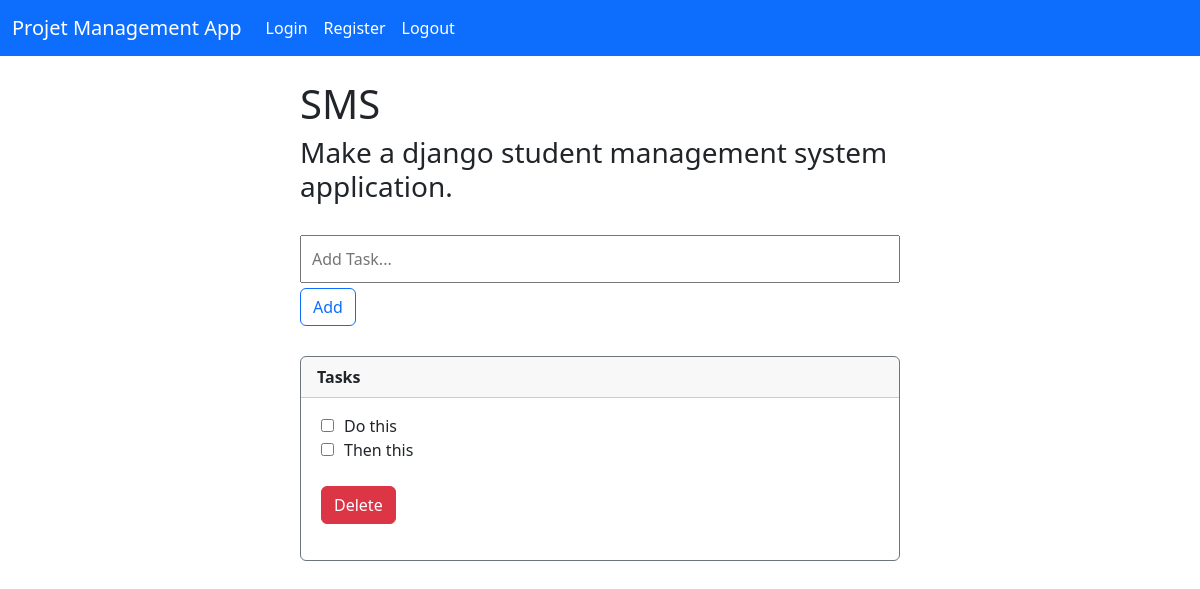
The page /tasks/2/ (signed in) on the database its author committed.
### pro/models.py (models this page shows, shortened)
class Pro_add(models.Model):
    Project_Title = models.CharField(max_length=100)
    Project_Description = models.CharField(max_length=300)
    created = models.DateTimeField(auto_now_add=True)
    complete = models.BooleanField(default=False)
    deadline = models.DateField(null=True, default=None)

class task_add(models.Model):
    open = models.ForeignKey(Pro_add, null=True, blank= True, on_delete=models.CASCADE, related_name="task_add")
    task = models.CharField(max_length=200)
    complete = models.BooleanField(default=False)
    created = models.DateTimeField(auto_now_add=True)
    def __str__(self):
        return f"{self.task}"

### pro/views.py (the view)
# urls.py: path('tasks/<str:pk>/', views.tasks, name='tasks'),
def tasks(request, pk):
    open = get_object_or_404(Pro_add, id=pk)
    open_tasks = task_add.objects.filter(open=open)
    pro_add_instance = Pro_add.objects.get(id=pk)
    oldform = Pro_add_form(instance=pro_add_instance)
    form = task_add_form(request.POST or None)
    selected_task_ids = []
    if request.method == "POST":
        action = request.POST.get('action')
        if action == 'add_task':
            if form.is_valid():
                task = form.cleaned_data['task']
                tas = task_add(open=open, task=task)
                tas.save()
                messages.success(request, "Task Added...")
            else:
                messages.error(request, "Task could not be added. Please fill in the required field.")
        elif action == 'delete_tasks':
            task_ids = request.POST.getlist('task_ids')
            tasks_to_delete = task_add.objects.filter(id__in=task_ids)
            tasks_to_delete.delete()
            messages.success(request, "Selected Tasks Deleted.")
        selected_task_ids = request.POST.getlist('task_ids', [])
        tasks_list_url = reverse('tasks', args=[pk])
        return redirect(tasks_list_url)
    else:
        context = {
            'oldform': oldform,
            'form': form,
            'open_tasks': open_tasks,
            'selected_task_ids': selected_task_ids,  # Pass the selected task IDs to the template
            'open': open,
        }
        return render(request, 'task.html', context)

### pro/forms.py
class Pro_add_form(forms.ModelForm):
    deadline = forms.DateField(required=True, widget=forms.DateInput(attrs={"type": "date", "class":"form-control"}), label="Deadline")
    class Meta:
        model = Pro_add
        fields = '__all__'

class task_add_form(forms.ModelForm):
    task = forms.CharField(widget= forms.TextInput(attrs={'placeholder':'Add Task...'}))
    class Meta:
        model = task_add
        fields = '__all__'

### pro/templates/task.html (shortened to what this page needs)
{% extends 'base.html' %}
{% block content %}
<div class="col-md-6 offset-md-3 col-sm-9">
    <br>
    <h1>{{ oldform.Project_Title.value }}</h1>
    <h3>{{ oldform.Project_Description.value }}</h3>
    <br>
    <form method="POST">
        {{ form.task }}
        <br>
        <button type="submit" class="btn btn-outline-primary" name="action" value="add_task">Add</button>
    </form>
    <div class="card border-secondary mb-3" style="max-width: 50rem; margin-top: 30px; ">
        <div class="card-header"><strong>Tasks</strong></div>
        <div style="margin-left: 20px; margin-right: 20px; margin-bottom: 20px;">
            <p class="card-text">
                <form method="POST">
                    {% for task in open_tasks %}
                        <div style="display: flex; align-items: center;">
                            <span style="margin-right: 10px;">
                                <input type="checkbox" name="task_ids" value="{{ task.id }} "
                                       {% if task.id in selected_task_ids %}checked{% endif %} >
                            </span>
                            {{ task }}
                        </div>
                    {% endfor %}
                    <br>
                    <button type="submit" class="btn btn-danger" name="action" value="delete_tasks">Delete</button>
                </form>
            </p>
        </div>
    </div>
</div>
{% endblock %}

### pro/templates/task.html (style rules this page uses)
input { width: 100%; padding: 10px; margin-bottom: 5px; }

### rows shown on the page
Pro_add: Project_Title.value "SMS", Project_Description.value "Make a django student management system application."
task_add: task "Do this"
task_add: task "Then this"
